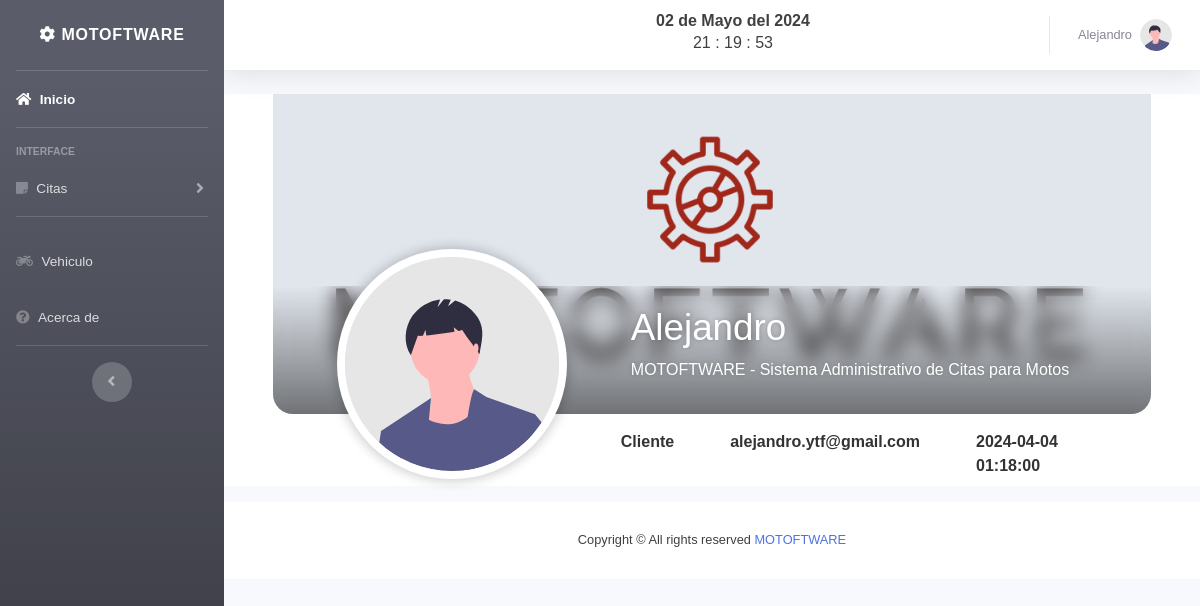
Screenshot of /views/perfil.php (signed in) with the database file from the repository.
### tables this page shows
CREATE TABLE `user` (
  `id` int(11) NOT NULL,
  `nombre` varchar(50) NOT NULL,
  `correo` varchar(50) NOT NULL,
  `telefono` bigint(15) NOT NULL,
  `password` varchar(50) NOT NULL,
  `foto` text NOT NULL,
  `fecha` timestamp NOT NULL DEFAULT CURRENT_TIMESTAMP,
  `rol` int(11) NOT NULL
);

CREATE TABLE `roles` (
  `id` int(11) NOT NULL,
  `rol` varchar(50) NOT NULL
);

### views/perfil.php (the view, shortened to what this page needs)
<?php include "../includes/header.php";?>
<?php include "../includes/db.php";?>
<?php
    $actualsesion = $_SESSION['nombre'];
?>
<?php
    $sql = "SELECT  user.id, user.nombre, user.correo, user.password, user.fecha,
    roles.rol FROM user
    LEFT JOIN roles ON user.rol = roles.id  WHERE nombre ='$actualsesion'";
    $usuarios = mysqli_query($conexion, $sql);
    if($usuarios -> num_rows > 0){
    foreach($usuarios as $key => $fila ){
?>
    <tr>
    </tr>
<?php
}
}
?>
<html lang="en">
    <head>
        <link rel="stylesheet" href="../css/perfil.css" />
    </head>
    <body>
        <section class="perfil-usuario">
            <div class="contenedor-perfil">
                <div class="portada-perfil" style="background-image: url('../img/logoBlanco.png');">
                    <div class="sombra"></div>
                    <div class="avatar-perfil">
                        <img src="../img/undraw_profile.svg" alt="img">
                    </div>
                    <div class="datos-perfil">
                        <h4 class="titulo-usuario"><?php echo $fila['nombre']; ?></h4>
                        <p class="bio-usuario">MOTOFTWARE - Sistema Administrativo de Citas para Motos</p>
                    </div>
                </div>
                <div class="menu-perfil">
                    <ul>
                        <li><a href="#" title=""><i class="icono-perfil fas fa-info-circle"></i><?php echo $fila['rol']; ?></a></li>
                        <li><a href="#" title=""><i class="icono-perfil fas fa-grin"></i><?php echo $fila['correo']; ?></a></li>
                        <li><a href="#" title=""><i class="icono-perfil fas fa-camera"></i><?php echo $fila['fecha']; ?></a></li>
                    </ul>
                </div>
            </div>
        </section>
    </body>
</html>
<?php include "../includes/footer.php" ;?>

### css/perfil.css (style rules this page uses)
html { -webkit-text-size-adjust: 100%; -ms-text-size-adjust: 100%; text-size-adjust: 100%; line-height: 1.4; }
* { margin: 0; padding: 0; -webkit-box-sizing: border-box; -moz-box-sizing: border-box; box-sizing: border-box; }
body { color: #404040; font-family: "Arial", Segoe UI, Tahoma, sans-serifl, Helvetica Neue, Helvetica; }
.perfil-usuario { background-color: #fff; color: #333; }
.perfil-usuario .sombra { position: absolute; display: block; background: linear-gradient(transparent, rgba(0, 0, 0, 0.5)); backdrop-filter: blur(10px); width: 100%; height: 40%; bottom: 0; left: 0; }
.perfil-usuario .portada-perfil, .perfil-usuario .sombra { border-radius: 0 0 20px 20px; }
.perfil-usuario img { width: 100%; }
.contenedor-perfil { max-width: 1024px; margin-left: auto; margin-right: auto; }
.perfil-usuario .contenedor-perfil { display: block; margin-left: auto; margin-right: auto; width: 90%; }
.perfil-usuario .portada-perfil { display: block; background-size: cover; background-position: center; background-repeat: no-repeat; position: relative; height: 20rem; margin-bottom: 0.5rem; }
.perfil-usuario .avatar-perfil { display: block; width: 230px; height: 230px; background-color: #d9dcf1; position: absolute; bottom: -65px; left: 4rem; border-radius: 50%; overflow: hidden; border: 8px solid #ffffff; box-shadow: 0 0 12px 2px rgba(0, 0, 0, 0.2); }
.perfil-usuario .datos-perfil { position: absolute; display: block; width: calc(100% - 230px - 8rem); right: 0; bottom: 0; color: #fff; text-shadow: 0 0 5px rgba(0, 0, 0, 0.2); padding-bottom: 1rem; padding-right: 1rem; }
.perfil-usuario .titulo-usuario { font-size: 2.3rem; white-space: nowrap; margin-bottom: 0.5rem; overflow: hidden; text-overflow: ellipsis; }
.perfil-usuario .bio-usuario { font-size: 1em; margin-bottom: 0.75rem; }
.perfil-usuario .menu-perfil ul { display: flex; list-style: none; margin-left: calc(200px + 8rem); width: calc(100% - 200px - 8rem); }
.perfil-usuario .menu-perfil ul li { margin-right: 1rem; }
.perfil-usuario .menu-perfil a { display: block; text-decoration: none; color: inherit; padding: 8px 20px; font-weight: bold; border-radius: 8px; transition: all ease-in 100ms; }

### rows the page displays
user: nombre "Alejandro", rol.rol "Cliente", correo "alejandro.ytf@gmail.com", fecha "2024-04-04 01:18:00"

### other values shown
fecha() "02 de Mayo del 2024"
$_SESSION['nombre'] "Alejandro"
